Frame 1 (no input): blank canvas, image omitted
Frame 60 (no input): blank canvas, image omitted
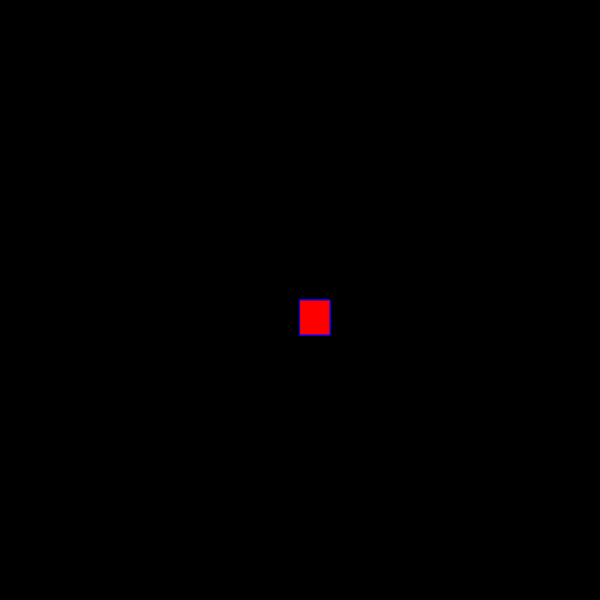
Frame 120 (the mouse pressed at the canvas centre since frame 60)

The p5.js sketch whose frames 1 and 60 were blank and that drew this single picture after the mouse press (run headless with seeded random() and noise() and a simulated clock; from frame 60 on, the mouse is pressed at the canvas centre):

// p5.js sketch
// ── sketch.js
function setup() {
    createCanvas(600, 600);
    background("Black")
  }
  
  function draw() {
    
    stroke("blue");
    fill("red");
    
    // console.log(mouseIsPressed);
    
    if(mouseIsPressed) {
    rect(mouseX, mouseY, 30, 35);
    }
  }
